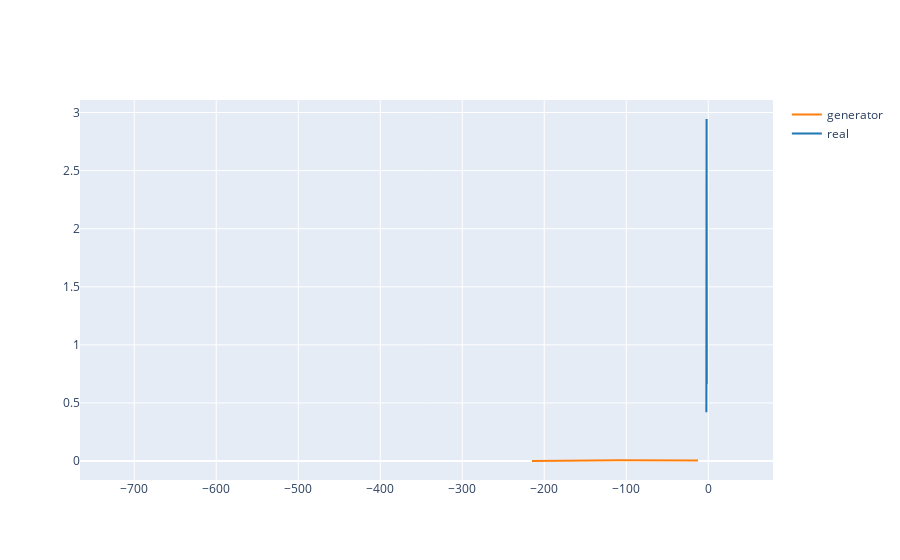

This figure's notebook cell:
### Code cell
# @title Results { run: "auto" }
len_record_data = len(record_data)
index = 10  # @param {type: "slider", min: 0, max: 999}

# Calculate the range for x-axis
x_min = min(sampler().min().item(), record_data["generate_example"].apply(np.min).min())
x_max = max(sampler().max().item(), record_data["generate_example"].apply(np.max).max())
fig = ff.create_distplot(
    [
        sampler().view((batch_size)).tolist(),
        record_data["generate_example"][index].tolist(),
    ],
    ["real", "generator"],
    show_rug=False,
    show_hist=False,
)

# Set fixed x-axis range
fig.update_xaxes(range=[x_min, x_max])

fig.show()
print(f"loss D: {record_data['loss_d'][index]}, loss G: {record_data['loss_g'][index]}")

### Figure 1 — Plotly figure (JSON) as saved in the notebook; plotly's stock layout.template omitted (floating-point values rounded to 4 significant figures; data arrays with more than 128 entries replaced by an {"elided": "..."} marker saying what was removed)
{"data": [{"legendgroup": "real", "marker": {"color": "rgb(31, 119, 180)"}, "mode": "lines", "name": "real", "showlegend": true, "type": "scatter", "x": {"elided": "500 float values"}, "xaxis": "x", "y": {"elided": "500 float values"}, "yaxis": "y"}, {"legendgroup": "generator", "marker": {"color": "rgb(255, 127, 14)"}, "mode": "lines", "name": "generator", "showlegend": true, "type": "scatter", "x": {"elided": "500 float values"}, "xaxis": "x", "y": {"elided": "500 float values"}, "yaxis": "y"}], "layout": {"barmode": "overlay", "hovermode": "closest", "legend": {"traceorder": "reversed"}, "xaxis": {"anchor": "y2", "domain": [0, 1], "range": [-766.1, 78.98], "zeroline": false}, "yaxis": {"anchor": "free", "domain": [0, 1], "position": 0}}}
